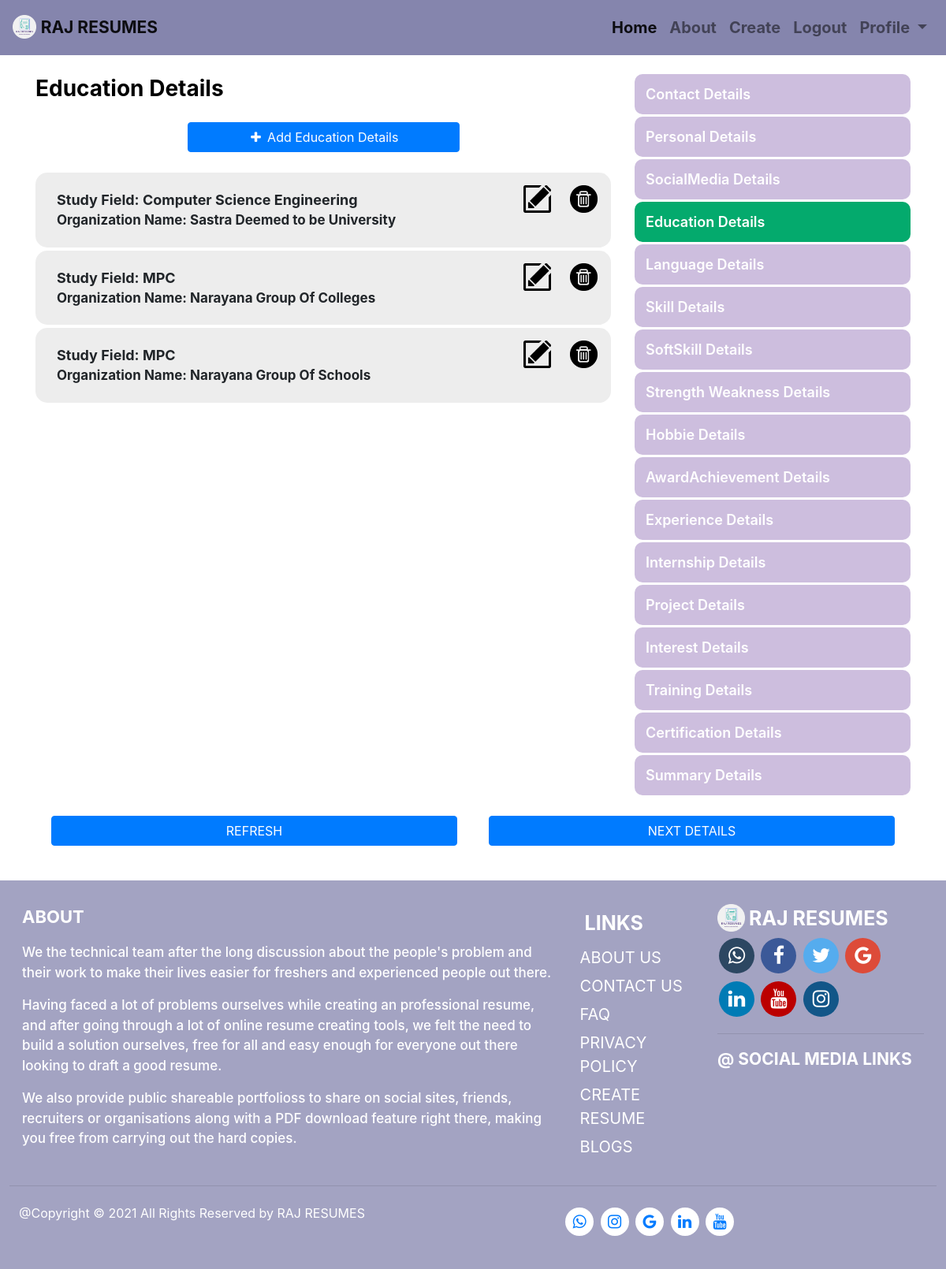
The page /MyResume/Experience/EducationDetails/AddEducation/ (signed in) on the database its author committed.
### resumes/models.py (models this page shows, shortened)
class EducationDetails(models.Model):
    user = models.ForeignKey(User, on_delete=models.CASCADE)
    Organization_Type = models.CharField(max_length=100,choices=EDUCATION_CHOICES,help_text='Organization Type')
    Country_Name=models.CharField(max_length=300,help_text='Country Name')
    State_Name=models.CharField(max_length=300, help_text='Enter State Name')
    City_Name=models.CharField(max_length=150,help_text='City Name')
    ZipCode=models.CharField(max_length=6,help_text='ZipCode')
    Organization_Name=models.CharField(max_length=400, help_text='Organization Name')
    Board_Of_Study=models.CharField(max_length=400,blank=True,help_text='Board Of Study')
    Field_Of_Study=models.CharField(max_length=400, help_text='Enter your Field Study')
    Standard=models.CharField(max_length=120,help_text='Your Standard')
    Year_Passing=models.DateField(help_text='Year Passing')
    Score=models.DecimalField(max_digits = 5,decimal_places = 2)

### resumes/views.py (the view, shortened to what this page needs)
# urls.py: path('Experience/EducationDetails/AddEducation/',views.ExpAddEducationDetailView,name='AddExpEducation'),
@login_required(login_url='MyResume/login')
def ExpAddEducationDetailView(request):
    edudetail = EducationDetails.objects.filter(user=request.user).all()
    form=EducationDetailForm()
    return render(request,'resumes/AddExpDetails/AddEducationDetails.html',{'edudetail':edudetail,'form':form})

### resumes/templates/resumes/AddExpDetails/AddEducationDetails.html (shortened to what this page needs)
{% load static %}{%load crispy_forms_tags %}
<html>
<head>
    <link rel="stylesheet" href="https://cdn.jsdelivr.net/npm/bootstrap@4.6.0/dist/css/bootstrap.min.css">
    <link rel="stylesheet" href="https://cdnjs.cloudflare.com/ajax/libs/font-awesome/4.7.0/css/font-awesome.min.css">
    <link rel="stylesheet" href="{% static 'AllStyles/ListStyling.css' %}">
    <link rel='stylesheet' href="{% static 'AllStyles/Modal-Styling.css' %}">
    <link rel='stylesheet' href="{% static 'AllStyles/BtnGroup.css' %}">
</head>
<body>
    {% include 'resumes/AllTemplates/Navbar.html' %}
    <div class="Content-sty">
        <div class="container">
            <div class='row'>
                <div id='Obj-Detail' class='col-lg-8 col-md-7'>
                    <div class='display-container'>
                        <div class='Model-Form-Detail'>
                            <div class='Modal-Heading'>Education Details</div>
                            <div class='Add-Modal-Details'>
                                <button onclick="document.getElementById('PopUp-Form').style.display='block'" class="btn btn-primary AddBtn-Sty"><i class='fa fa-plus'></i> Add Education Details</button>
                            </div>
                            <div class='Obj-Modal-Content'>
                                {% for edudet in edudetail %}
                                <div class='Obj-Content'>
                                    <div class='row'>
                                        <div class='col-lg-10 col-md-8 col-sm-8 col-8'>
                                            <div class='Obj-content-sty'>
                                                <div class='ldet'>Study Field: {{edudet.Field_Of_Study}}</div>
                                                <div class='sub-ldet'>Organization Name: {{edudet.Organization_Name}}</div>
                                            </div>
                                        </div>
                                        <div class='col-lg-1 col-md-2 col-sm-2 col-2'>
                                            <a href="{% url 'resumes:Edit-ExpEducationDetails' edudet.id %}"><img class='Icon-Sty' src="\media\Icons\Edit-Icon.png"></a>
                                        </div>
                                        <div class='col-lg-1 col-md-2 col-sm-2 col-2'>
                                            <a href="{% url 'resumes:ExpDeleteEducationDetails' edudet.id %}"><img class='Icon-Sty' src="\media\Icons\Delete-Icon.png"></a>
                                        </div>
                                    </div>
                                </div>
                                {% endfor %}
                            </div>
                        </div>
                    </div>
                </div>
                <div id='Link-List-Menu' class='col-lg-4 col-md-5 col-sm-12'>
                    <div class='row-sty'>
                        <div class='Link-Menu'>
                            <div class="Vertical-Menu">
                                <a href="{% url 'resumes:Exp-ContactDetails' %}" class='a-sty'>Contact Details</a>
                                <a href="{% url 'resumes:Exp-PersonalDetails' %}" class='a-sty'>Personal Details</a>
                                <a href="{% url 'resumes:Exp-SocialMediaDetails' %}" class='a-sty'>SocialMedia Details</a>
                                <a href="{% url 'resumes:Exp-EducationDetails' %}" class='active a-sty'>Education Details</a>
                                <a href="{% url 'resumes:Exp-LanguageDetails' %}" class='a-sty'>Language Details</a>
                                <a href="{% url 'resumes:Exp-SkillDetails' %}" class='a-sty'>Skill Details</a>
                                <a href="{% url 'resumes:Exp-SoftSkillDetails' %}" class='a-sty'>SoftSkill Details</a>
                                <a href="{% url 'resumes:Exp-StrengthWeakness' %}" class='a-sty'>Strength Weakness Details</a>
                                <a href="{% url 'resumes:Exp-HobbieDetails' %}" class='a-sty'>Hobbie Details</a>
                                <a href="{% url 'resumes:Exp-ActivityAchievements' %}" class='a-sty'>AwardAchievement Details</a>
                                <a href="{% url 'resumes:Exp-ExperienceDetails' %}" class='a-sty'>Experience Details</a>
                                <a href="{% url 'resumes:Exp-InternshipDetails' %}" class='a-sty'>Internship Details</a>
                                <a href="{% url 'resumes:Exp-ProjectDetails' %}" class='a-sty'>Project Details</a>
                                <a href="{% url 'resumes:Exp-InterestDetails' %}" class='a-sty'>Interest Details</a>
                                <a href="{% url 'resumes:Exp-TrainingDetails' %}" class='a-sty'>Training Details</a>
                                <a href="{% url 'resumes:Exp-CertificationDetails' %}" class='a-sty'>Certification Details</a>
                                <a href="{% url 'resumes:Exp-SummaryDetails' %}" class='a-sty'>Summary Details</a>
                            </div>
                        </div>
                    </div>
                </div>
            </div>
            <div class='Btn-Position'>
                <div class='Btn-Left'><a href="{% url 'resumes:AddExpEducation' %}"><button class='btn btn-primary btn-sty btn-l'>REFRESH</button></a></div>
                <div class='Btn-Right'><a href="{% url 'resumes:Exp-LanguageDetails' %}"><button class='btn btn-primary btn-sty btn-r'>NEXT DETAILS</button></a></div>
            </div>
        </div>
    </div>
    {% include 'resumes/AllTemplates/Footer.html' %}
</body>
</html>

### resumes/static/AllStyles/ListStyling.css (style rules this page uses)
.Vertical-Menu { width: 100%; }
.Vertical-Menu a { width: 100%; display: block; padding: 12px 14px; font-size: 18px; border-radius: 10px; font-weight: 600; background-color: #cdbede; margin: 3px 0px; text-decoration: none; color: white; }
.Vertical-Menu a.active { background-color: #04AA6D; }
.btn-sty { width: 100%; margin: 2px 0px; }
.AddBtn-Sty { font-size: 18px; }
.btn-sty { min-width: 50%; margin: 3px 0px; }

### resumes/static/AllStyles/Modal-Styling.css (style rules this page uses)
.AddBtn-Sty { min-width: 50%; font-size: 18px; }
.fa { font-size: 32px; }
.fa { width: 20px; }
.Modal-Heading { color: black; font-size: 28px; font-weight: 700; }
.ldet { font-size: 18px; font-weight: 700; }
.sub-ldet { font-size: 17px; font-weight: 650; }
.Icon-sty { width: 35px; }
.Obj-Content { padding: 16px 22px; margin: 4px 0px; background-color: #ededed; border-radius: 15px; }
.Obj-content-sty { padding: 5px; }
.Add-Modal-Details { padding: 22px 20px; display: flex; justify-content: center; align-items: center; }

### resumes/static/AllStyles/BtnGroup.css (style rules this page uses)
.content-sty { margin: 15px 0px; }
.btn-sty { min-width: 50%; }
.btn-left { float: left; padding: 20px; min-width: 50%; }
.btn-right { float: right; padding: 20px; min-width: 50%; }

### resumes/templates/resumes/AddExpDetails/AddEducationDetails.html (style rules this page uses)
* { box-sizing: border-box; }

### resumes/templates/resumes/AllTemplates/Footer.html (style rules this page uses)
* { box-sizing: border-box; }
.Footer-Content, .Content-Sty { display: flex; flex-wrap: wrap; }
.Content-Sty { padding: 6px 12px; }

### rows shown on the page
EducationDetails: Field_Of_Study "Computer Science Engineering", Organization_Name "Sastra Deemed to be University"
EducationDetails: Field_Of_Study "MPC", Organization_Name "Narayana Group Of Colleges"
EducationDetails: Field_Of_Study "MPC", Organization_Name "Narayana Group Of Schools"
